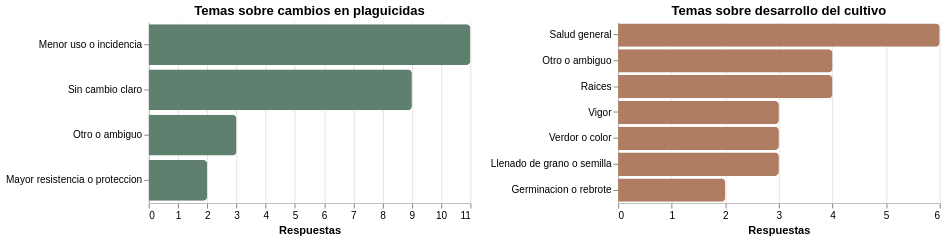

Here is the notebook cell this chart was saved with:
### Code cell
plag_theme_counts = survey_clean["tema_plaguicidas"].value_counts().rename_axis("tema").reset_index(name="n")
dev_theme_counts = survey_clean["tema_desarrollo"].value_counts().rename_axis("tema").reset_index(name="n")

chart_plag_theme = alt.Chart(plag_theme_counts).mark_bar(color=EDA_COLORS["plag_theme"], cornerRadiusEnd=4).encode(
    x=alt.X("n:Q", title="Respuestas"),
    y=alt.Y("tema:N", sort="-x", title=None),
    tooltip=["tema:N", "n:Q"]
).properties(width=320, height=180, title="Temas sobre cambios en plaguicidas")

chart_dev_theme = alt.Chart(dev_theme_counts).mark_bar(color=EDA_COLORS["dev_theme"], cornerRadiusEnd=4).encode(
    x=alt.X("n:Q", title="Respuestas"),
    y=alt.Y("tema:N", sort="-x", title=None),
    tooltip=["tema:N", "n:Q"]
).properties(width=320, height=180, title="Temas sobre desarrollo del cultivo")

display(
    alt.hconcat(chart_plag_theme, chart_dev_theme, spacing=18)
    .configure_view(strokeWidth=0)
    .configure_axis(gridColor="#e6e6e6", domainColor="#bdbdbd")
)

### Figure 1 — Vega-Lite specification as saved in the notebook (floating-point values rounded to 4 significant figures)
{"config": {"view": {"continuousWidth": 300, "continuousHeight": 300, "strokeWidth": 0}, "axis": {"domainColor": "#bdbdbd", "gridColor": "#e6e6e6"}}, "hconcat": [{"data": {"name": "data-6ca694372aed9b82a69556f1de4c4024"}, "mark": {"type": "bar", "color": "#5f7f6f", "cornerRadiusEnd": 4}, "encoding": {"tooltip": [{"field": "tema", "type": "nominal"}, {"field": "n", "type": "quantitative"}], "x": {"field": "n", "title": "Respuestas", "type": "quantitative"}, "y": {"field": "tema", "sort": "-x", "title": null, "type": "nominal"}}, "height": 180, "title": "Temas sobre cambios en plaguicidas", "width": 320}, {"data": {"name": "data-e964487fe088a4663d157cac906f32d7"}, "mark": {"type": "bar", "color": "#b07d62", "cornerRadiusEnd": 4}, "encoding": {"tooltip": [{"field": "tema", "type": "nominal"}, {"field": "n", "type": "quantitative"}], "x": {"field": "n", "title": "Respuestas", "type": "quantitative"}, "y": {"field": "tema", "sort": "-x", "title": null, "type": "nominal"}}, "height": 180, "title": "Temas sobre desarrollo del cultivo", "width": 320}], "spacing": 18, "$schema": "https://vega.github.io/schema/vega-lite/v5.20.1.json", "datasets": {"data-6ca694372aed9b82a69556f1de4c4024": [{"tema": "Menor uso o incidencia", "n": 11}, {"tema": "Sin cambio claro", "n": 9}, {"tema": "Otro o ambiguo", "n": 3}, {"tema": "Mayor resistencia o proteccion", "n": 2}], "data-e964487fe088a4663d157cac906f32d7": [{"tema": "Salud general", "n": 6}, {"tema": "Otro o ambiguo", "n": 4}, {"tema": "Raices", "n": 4}, {"tema": "Vigor", "n": 3}, {"tema": "Verdor o color", "n": 3}, {"tema": "Llenado de grano o semilla", "n": 3}, {"tema": "Germinacion o rebrote", "n": 2}]}}
